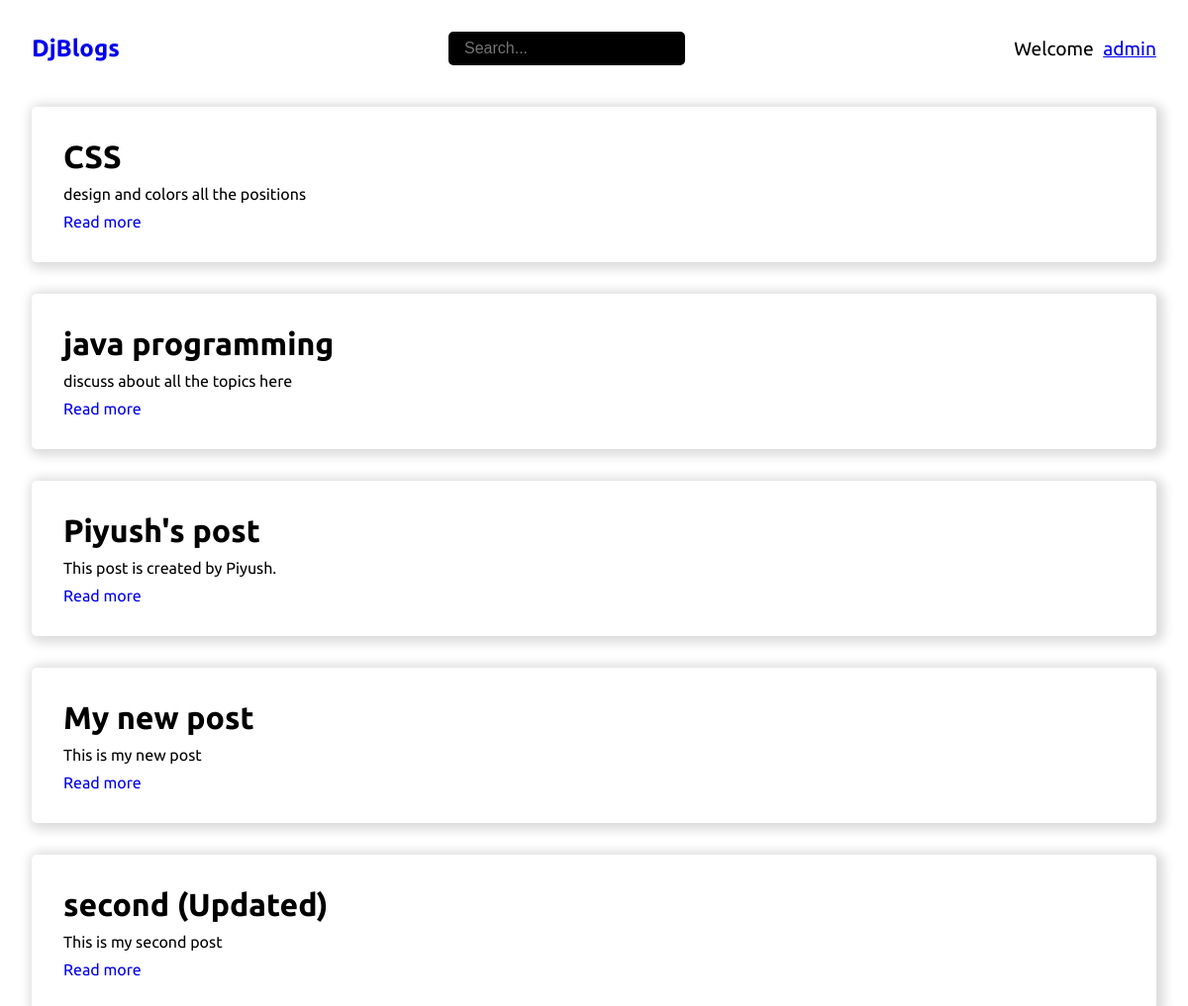
The app's page / (signed in) with its own data.
### base/models.py (models this page shows, shortened)
class Post(models.Model):
    title = models.CharField(max_length=100)
    body = models.TextField()
    author = models.ForeignKey(User, on_delete=models.CASCADE)
    created = models.DateTimeField(auto_now_add=True)
    updated = models.DateTimeField(auto_now=True)
    class Meta:
        ordering = ["-created"]

### base/views.py (the view)
# urls.py: path("", views.index, name="home"),
def index(request):
    posts = search_posts(request)
    context = { "posts": posts }
    return render(request, "index.html", context)

### base/views.py (called while the page is built)
def search_posts(request):
    post_search = ""
    if request.GET.get("search"):
        post_search = request.GET.get('search')
    posts = Post.objects.filter(Q(title__icontains=post_search) | Q(body__icontains=post_search))
    return posts

### templates/index.html
{% extends 'base.html' %}
{% block content %}
    <div class="container">
        {% include "components/posts.html" %}
    </div>
{% endblock content %}

### templates/navbar.html (shortened to what this page needs)
<nav>
    <div class="logo">
        <h1><a href="/">DjBlogs</a></h1>
    </div>
    <form action="" method="GET" class="search">
        <input type="text" name="search" placeholder="Search...">
    </form>
    <ul class="navigation">
        {% if request.user.is_authenticated %}
            <li class="nav-item font-1x">Welcome <a href="/" class="text-underline user-btn">{{request.user.username}}</a></li>
        {% else %}
            <li class="nav-item"><a href="{% url 'login' %}" class="font-1x">Login</a></li>
            <li class="nav-item ml-2"><a href="{% url 'register' %}" class="font-1x">Signup</a></li>
        {% endif %}
    </ul>
</nav>

### templates/components/posts.html
{% for post in posts %}
<div class="blog">
  <h1>{{post.title}}</h1>
  <p>{{post.body}}</p>
  <a href="{% url 'post_detail' post.id %}">Read more</a>
</div>
{% empty %}
  <h1>No posts to show</h1>
{% endfor %}

### static/css/styles.css (style rules this page uses)
* { margin: 0; padding: 0; box-sizing: border-box; }
html { overflow: hidden; }
body { font-family: 'Ubuntu', sans-serif; overflow: hidden; }
a { text-decoration: none; }
li { list-style-type: none; }
.font-1x { font-size: 1.2rem; }
.text-underline { text-decoration: underline; }
.container { padding: 0 2rem; padding-bottom: 10px; }
nav { display: flex; justify-content: space-between; align-items: center; position: relative; padding: 2rem; }
.search input { padding: 0.5rem 1rem; border: none; outline: none; background-color: black; color: white; border-radius: 5px; font-size: 1rem; }
nav .navigation { display: flex; align-items: center; }
.blog { box-shadow: 3px 2px 11px 5px gainsboro; padding: 2rem; border-radius: 5px; margin-top: 2rem; }
.blog:first-child { margin-top: 10px; }
.blog a { transition: all 0.3s; }
.blog p { margin: 10px 0; }
.user-btn { margin-left: 5px; }

### records on screen
Post: title "CSS", body "design and colors all the positions"
Post: title "java programming", body "discuss about all the topics here"
Post: title "Piyush's post", body "This post is created by Piyush."
Post: title "My new post", body "This is my new post"
Post: title "second (Updated)", body "This is my second post"

### other values on screen
{{ request.user.username }} "admin"
